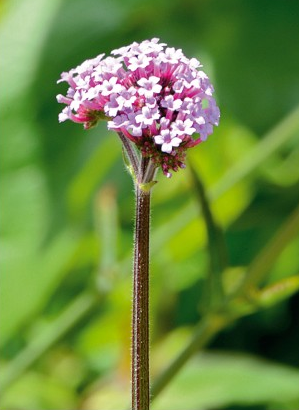
#> input picture images/flower.png, 299 x 410 px
$ jupyter execute 008.ipynb
#> lines starting #> are read from the running program, lines starting #| are printed output that depends on the picture
### utils.py
import cv2 as cv
from matplotlib import pylab as plt
def imshow(mat):
    mv = cv.split(mat)
    if len(mv) == 3:
        mv = mv[::-1]
    dst = cv.merge(mv)
    plt.imshow(dst)
    # return dst

### 008.ipynb
# 通道分离与合并

opencv通过`imread`读取的图像是一个3通道的彩色图像，使用RGB色彩空间，RGB色彩空间与设备无关，但当使用了一些诸如YUV这种设备相关的色彩空间，便不能在以外的设备上很好的显示图像色彩。

下面将一朵花的图像进行通道分离，剔除绿色和红色通道,仅保留蓝色通道，再将通道合并。

[cell 1]
import cv2 as cv
from utils import imshow

src = cv.imread('images/flower.png')
#> src is the input picture: shape (410, 299, 3); mean B, G, R 64, 137, 107.6
imshow(src)
mv = cv.split(src)

[cell 2]
# 将绿色通道置为0
mv[1][:,:] = 0
# 将蓝色通道置为0
mv[2][:,:] = 0
dst = cv.merge(mv)
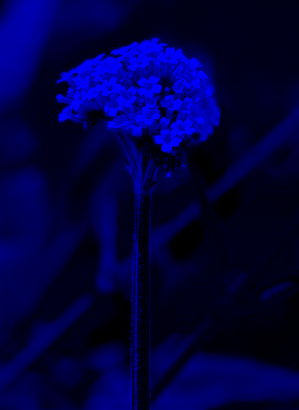
#> dst: shape (410, 299, 3); mean of channels 0, 1, 2 64, 0, 0; drawn as B, G, R
imshow(dst)
